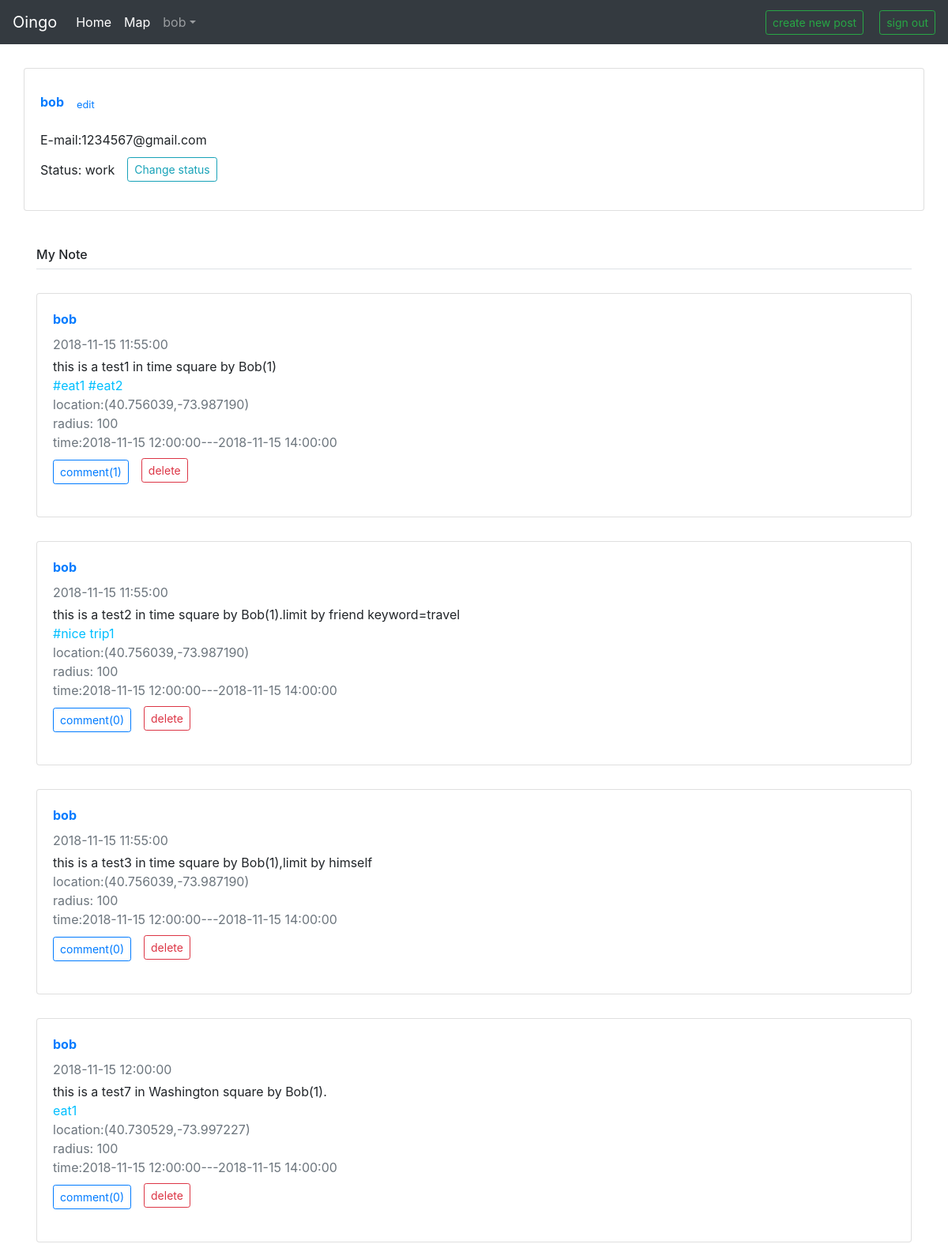
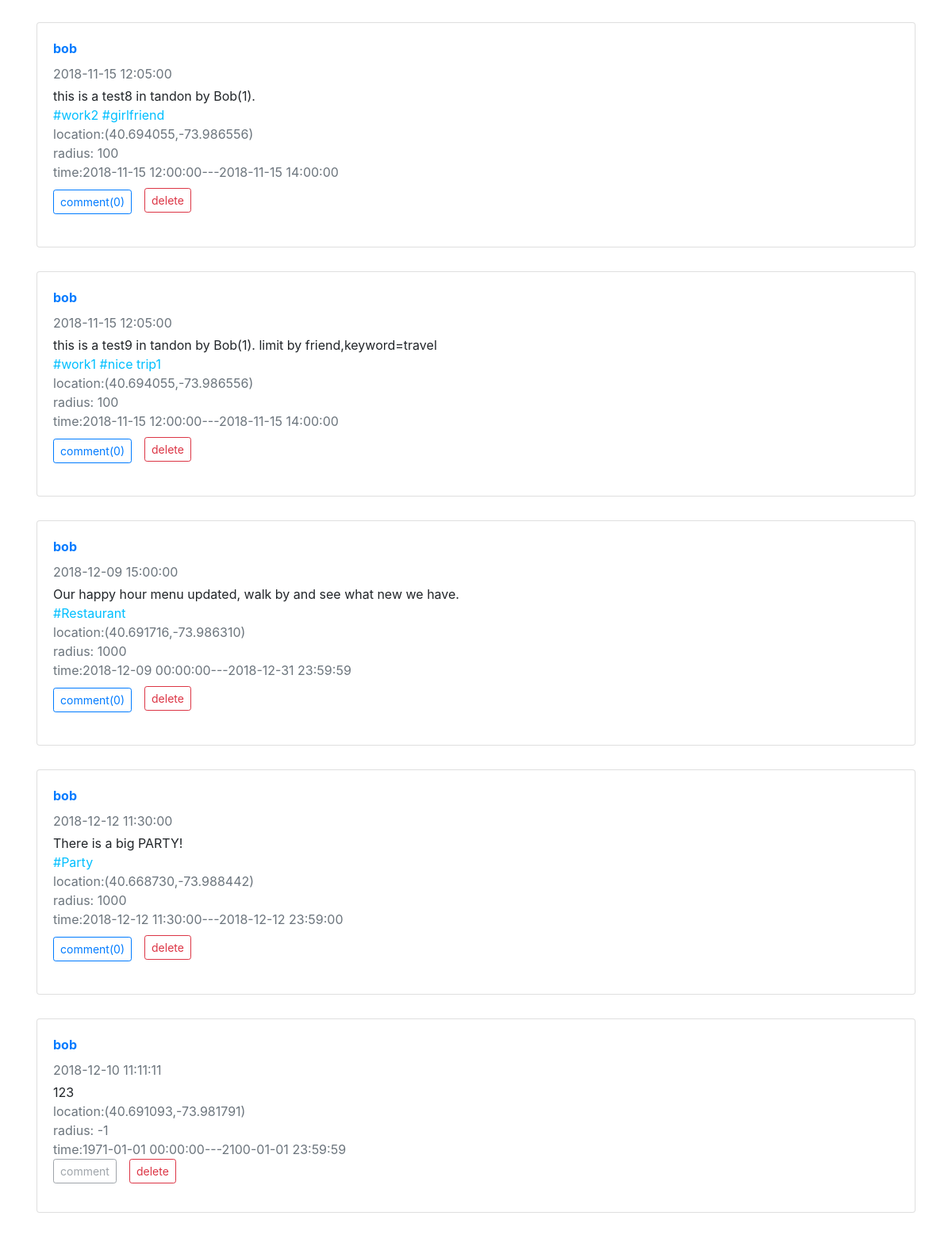
The page /test/homepage.php (signed in) on the database its author committed (2 pictures, top to bottom).
### tables this page shows
CREATE TABLE `user` (
  `uid` int(11) NOT NULL,
  `uname` varchar(45) NOT NULL,
  `uemail` varchar(45) NOT NULL,
  `upwd` varchar(45) NOT NULL,
  `ustatus` varchar(45) DEFAULT NULL,
  PRIMARY KEY (`uid`)
);

CREATE TABLE `note` (
  `nid` int(11) NOT NULL,
  `ncontent` text NOT NULL,
  `uid` int(11) NOT NULL,
  `nlongitude` decimal(18,6) NOT NULL,
  `nlatitude` decimal(18,6) NOT NULL,
  `nradius` int(11) NOT NULL,
  `is_comment` tinyint(1) NOT NULL,
  `ntime` datetime NOT NULL,
  `nstart_time` datetime NOT NULL,
  `nend_time` datetime NOT NULL,
  `nrepeat_type` int(11) NOT NULL,
  `limit_view` int(11) NOT NULL,
  `nstart_date` datetime DEFAULT NULL,
  `nend_date` datetime DEFAULT NULL,
  `nrepeat_date` int(11) DEFAULT NULL,
  PRIMARY KEY (`nid`),
  KEY `uid` (`uid`),
  FULLTEXT KEY `ncontent` (`ncontent`),
  CONSTRAINT `note_ibfk_1` FOREIGN KEY (`uid`) REFERENCES `user` (`uid`) ON DELETE CASCADE
);

CREATE TABLE `n_tag` (
  `nid` int(11) NOT NULL,
  `ntag` varchar(45) NOT NULL,
  KEY `nid` (`nid`),
  CONSTRAINT `n_tag_ibfk_1` FOREIGN KEY (`nid`) REFERENCES `note` (`nid`) ON DELETE CASCADE
);

### test/homepage.php (the view, shortened to what this page needs)
<html lang="en">
  <head>
    <link href="css/bootstrap.css" rel="stylesheet">
    <link rel="stylesheet" href="https://cdn.bootcss.com/bootstrap/4.1.0/css/bootstrap.min.css">
  </head>
  <body>
    <div>
      <nav class="navbar navbar-expand-sm navbar-dark bg-dark">
        <a class="navbar-brand" href="index.php">Oingo</a>
        <div class="collapse navbar-collapse" id="navbarsExample03">
          <ul class="navbar-nav mr-auto">
            <li class="nav-item active">
              <a class="nav-link" href="home.php">Home <span class="sr-only">(current)</span></a>
            </li>
            <li class="nav-item active">
              <a class="nav-link" href="map.php">Map <span class="sr-only">(current)</span></a>
            </li>
            <li class="nav-item dropdown">
              <div class="dropdown">
                <a class="nav-link dropdown-toggle" data-toggle="dropdown"><?php echo $_COOKIE["user"];?></a>
              </div>
            </li>
          </ul>
          <div class="form-inline my-2 my-md-0">
            <button class="btn btn-outline-success btn-sm btn-block" style="margin-right:20px" onclick=post()>create new post</button>
          </div>
          <div class="form-inline my-2 my-md-0">
            <button class="btn btn-outline-success btn-sm btn-block" onclick=signout() >sign out</button>
          </div>
      </nav>
    </div>
    <?php
    $servername = "127.0.0.1";
    $username = "root";
    $password = "961010";
    $dbname = "project2";
    $conn = new mysqli($servername, $username, $password, $dbname);
    $sql_info = "SELECT  * FROM user Where uid=".$_COOKIE['uid'];
    $result_info = $conn->query($sql_info);
    if($result_info->num_rows != 0){
        $rowinfo=$result_info->fetch_assoc();
        echo '<div style="margin-top:30px;margin-left:30px;margin-right:30px">';
        echo '<div class="card flex-md-row mb-4 box-shadow h-md-250">';
        echo '<div class="card-body d-flex flex-column align-items-start">';
        echo '<div class="form-inline form-group" style="margin-top:10px" >
                <div class="form-group ">
                    <strong class="d-inline-block mb-2 text-primary">'.htmlspecialchars($_COOKIE['user'],ENT_QUOTES, 'UTF-8').'</strong>
                </div>
                <small class="form-group mx-sm-3 text-right ">
                    <a href="profile">edit</a>
                </small>
            </div>';
        echo '<p class="card-text mb-auto" >E-mail:'.htmlspecialchars($rowinfo['uemail'],ENT_QUOTES, 'UTF-8').'</p>';
        echo '<div class="form-inline form-group" style="margin-top:10px" id="show_status">
                <div class="form-group ">
                    <p class="card-text mb-auto" >Status:  '.htmlspecialchars($rowinfo['ustatus'],ENT_QUOTES, 'UTF-8').'</p>
                </div>
                <div class="form-group mx-sm-3 ">
                    <button class="btn btn-outline-info btn-sm" type="submit" onclick=changestatus() >Change status</button>
                </div>
            </div>';
        echo '</div>';
        echo '</div>';
        echo '</div>';
    }
    $sql_note='Select nid, ncontent, uid,nlatitude, nlongitude, nradius, is_comment, ntime, nstart_time, nend_time, nrepeat_type, limit_view,
                DATE_FORMAT(nstart_time,"%T") as stime, DATE_FORMAT(nend_time,"%T") as etime, nstart_date,nend_date, nrepeat_date From note where uid='.$_COOKIE['uid'];
    $result_note = $conn->query($sql_note);
    echo '<div style="margin-top:30px;margin-left:30px;margin-right:30px">';
    echo '<div class="my-3 p-3 bg-white rounded box-shadow">
       <h6 class="border-bottom border-gray pb-2 mb-0">My Note</h6>';
    if ($result_note->num_rows == 0) {
        echo '<div class="card flex-md-row mb-4 box-shadow h-md-250" style="margin-top:30px">';
        echo '<div class="card-body d-flex flex-column align-items-start">';
        echo '<p class="card-text mb-auto">You are note post any note. Click here to post a new note.</p>';
        echo '<a href="post.php">Create a new note</a>';
        echo '</div>';
        echo '</div>';
        echo $conn->error;
    }
    else {
      while($row = $result_note->fetch_assoc()) {
        $sqltag = $conn->prepare('SELECT  * FROM n_tag Where nid=?');
        $sqltag->bind_param('i',$row['nid']);
        $sqltag->execute();
        $resulttag = $sqltag->get_result();
        $tag='';
        if($resulttag->num_rows != 0){
          while($tagrow=$resulttag->fetch_assoc()){
            $tag=$tag.' '.$tagrow["ntag"];
          }
        }
        $sql_writter = $conn->prepare('SELECT  * FROM user as u, note as n Where u.uid=n.uid and n.nid= ?');
        $sql_writter->bind_param('i',$row['nid']);
        $sql_writter->execute();
        $result_writter = $sql_writter->get_result();
        if($result_writter->num_rows != 0){
            $writter=$result_writter->fetch_assoc()["uname"];
        }
        $sql_num = $conn->prepare('SELECT  count(*) FROM comment Where nid= ?');
        $sql_num->bind_param('i',$row['nid']);
        $sql_num->execute();
        $result_num = $sql_num->get_result();
        if($result_num->num_rows != 0){
            $cnum=$result_num->fetch_assoc()["count(*)"];
        }
        if($row['nrepeat_type']==0){
          echo '<div class="card flex-md-row mb-4 box-shadow h-md-250" style="margin-top:30px">';
          echo '<div class="card-body d-flex flex-column align-items-start">';
          echo '<strong class="d-inline-block mb-2 text-primary">'.htmlspecialchars($writter,ENT_QUOTES, 'UTF-8').'</strong>';
          echo '<div class="mb-1 text-muted">'.htmlspecialchars($row["ntime"],ENT_QUOTES, 'UTF-8').'</div>';
          echo '<p class="card-text mb-auto">'.htmlspecialchars($row["ncontent"],ENT_QUOTES, 'UTF-8').'</p>';
          echo '<p class="card-text mb-auto" style="color: #00BFFF">'.htmlspecialchars($tag,ENT_QUOTES, 'UTF-8').'</p>';
          echo '<span class="d-block text-muted">location:('.htmlspecialchars($row['nlatitude'],ENT_QUOTES, 'UTF-8').','.htmlspecialchars($row['nlongitude'],ENT_QUOTES, 'UTF-8').')</span>
                <span class="d-block text-muted">radius: '.htmlspecialchars($row['nradius'],ENT_QUOTES, 'UTF-8').'</span>
                <span class="d-block text-muted">time:'.htmlspecialchars($row['nstart_time'],ENT_QUOTES, 'UTF-8').'---'.htmlspecialchars($row['nend_time'],ENT_QUOTES, 'UTF-8').'</span>';
          echo '<div class="form-inline form-group">';
          if($row['is_comment']==1){
            echo            '<form action="comment.php" method="GET" style="margin-bottom:5px;margin-top:10px">
                  <input type="text" name="nid" value='.htmlspecialchars($row["nid"],ENT_QUOTES, 'UTF-8').' style="display: none">
                  <button class="btn btn-outline-primary btn-sm"  type="submit">comment('.htmlspecialchars($cnum,ENT_QUOTES, 'UTF-8').')</button>
                </form>';
            }else{
              echo   '<button class="btn btn-outline-secondary btn-sm"   disabled>comment</button>';
            }
          echo '<form class="form-group mx-sm-3" action="delete_note.php" method="POST">
                  <input class="form-control" type="text" name="nid" style="display: none" value='.htmlspecialchars($row["nid"],ENT_QUOTES, 'UTF-8').'>
                  <button class="btn btn-lg btn-outline-danger btn-sm" type="submit" >delete</button>
                </form></div>';
          echo '</div>';
          echo '</div>';
        }
      }
    }
    echo '</div>';
    echo '</div>';
  ?>
  </body>
</html>

### rows shown on the page
user: uemail "1234567@gmail.com", ustatus "work"
note: uid.uname "bob", ntime "2018-11-15 11:55:00", ncontent "this is a test1 in time square by Bob(1)", tag "#eat1 #eat2", nlatitude "40.756039", nlongitude "-73.987190", nradius "100", nstart_time "2018-11-15 12:00:00", nend_time "2018-11-15 14:00:00", cnum "1"
note: uid.uname "bob", ntime "2018-11-15 11:55:00", ncontent "this is a test2 in time square by Bob(1).limit by friend keyword=travel", n_tag.ntag "#nice trip1", nlatitude "40.756039", nlongitude "-73.987190", nradius "100", nstart_time "2018-11-15 12:00:00", nend_time "2018-11-15 14:00:00", cnum "0"
note: uid.uname "bob", ntime "2018-11-15 11:55:00", ncontent "this is a test3 in time square by Bob(1),limit by himself", nlatitude "40.756039", nlongitude "-73.987190", nradius "100", nstart_time "2018-11-15 12:00:00", nend_time "2018-11-15 14:00:00", cnum "0"
note: uid.uname "bob", ntime "2018-11-15 12:00:00", ncontent "this is a test7 in Washington square by Bob(1).", n_tag.ntag "eat1", nlatitude "40.730529", nlongitude "-73.997227", nradius "100", nstart_time "2018-11-15 12:00:00", nend_time "2018-11-15 14:00:00", cnum "0"
note: uid.uname "bob", ntime "2018-11-15 12:05:00", ncontent "this is a test8 in tandon by Bob(1).", tag "#work2 #girlfriend", nlatitude "40.694055", nlongitude "-73.986556", nradius "100", nstart_time "2018-11-15 12:00:00", nend_time "2018-11-15 14:00:00", cnum "0"
note: uid.uname "bob", ntime "2018-11-15 12:05:00", ncontent "this is a test9 in tandon by Bob(1). limit by friend,keyword=travel", tag "#work1 #nice trip1", nlatitude "40.694055", nlongitude "-73.986556", nradius "100", nstart_time "2018-11-15 12:00:00", nend_time "2018-11-15 14:00:00", cnum "0"
note: uid.uname "bob", ntime "2018-12-09 15:00:00", ncontent "Our happy hour menu updated, walk by and see what new we have.", n_tag.ntag "#Restaurant", nlatitude "40.691716", nlongitude "-73.986310", nradius "1000", nstart_time "2018-12-09 00:00:00", nend_time "2018-12-31 23:59:59", cnum "0"
note: uid.uname "bob", ntime "2018-12-12 11:30:00", ncontent "There is a big PARTY!", n_tag.ntag "#Party", nlatitude "40.668730", nlongitude "-73.988442", nradius "1000", nstart_time "2018-12-12 11:30:00", nend_time "2018-12-12 23:59:00", cnum "0"
note: uid.uname "bob", ntime "2018-12-10 11:11:11", ncontent "123", nlatitude "40.691093", nlongitude "-73.981791", nradius "-1", nstart_time "1971-01-01 00:00:00", nend_time "2100-01-01 23:59:59", is_comment "comment"

### other values the page prints
$_COOKIE["user"] "bob"
$_COOKIE['user'] "bob"
